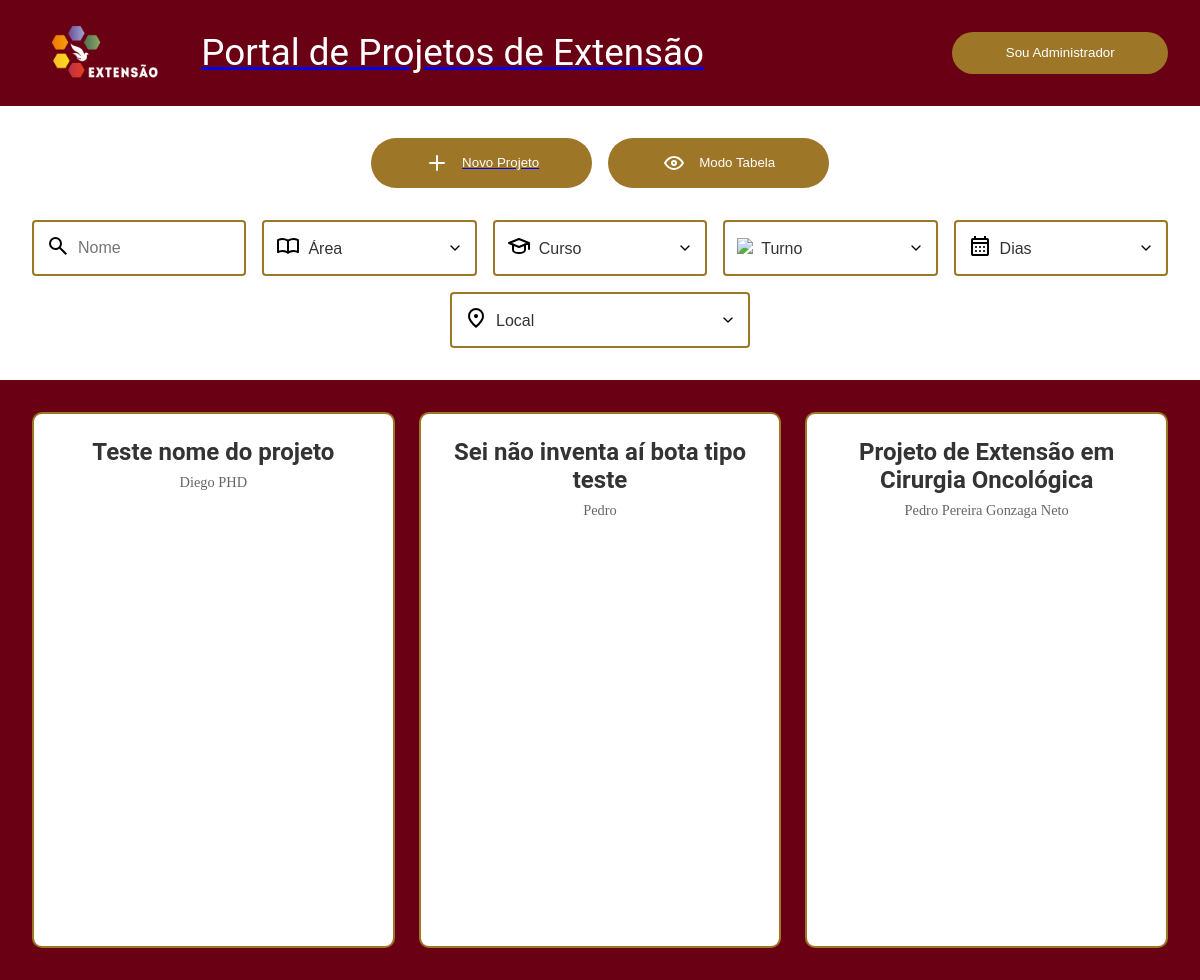
The page /admin on the database its author committed.
### portalExtensaoUnicap_app/models.py (models this page shows, shortened)
class projeto(models.Model):
    id=models.BigAutoField(primary_key=True)
    identificacao_unica=models.TextField(max_length=9, blank=False, null=False)
    titulo=models.TextField(max_length=300, blank=False, null=False)
    proposta=models.TextField(max_length=3000, blank=False, null=False)
    curso=models.TextField(max_length=150, blank=False, null=False)
    coordenador=models.TextField(max_length=150, blank=False, null=False)
    ch_total=models.IntegerField(blank=False, null=False)
    ch_semanal_docente=models.IntegerField(blank=False, null=False)
    ch_semanal_estudante=models.IntegerField(blank=False, null=False)
    data_inicio=models.DateField(auto_now=False, auto_now_add=False)
    data_termino=models.DateField(auto_now=False, auto_now_add=False)
    instagram=models.TextField(blank=True)
    contato=models.TextField(blank=False)
    formulario=models.TextField(blank=True)

### portalExtensaoUnicap_app/views.py (the view)
# urls.py: path('admin', views.AdminPageView, name='admin'),
def AdminPageView(request):
    projetos = projeto.objects.all()
    return render(request, 'admin-cards.html', {
        'current_page': 'admin-cards',
        'portalExtensaoUnicap_app_projetos': projetos
    })

### portalExtensaoUnicap_app/templates/admin-cards.html (shortened to what this page needs)
{% extends 'admin-base.html' %}
{% load static %}
{% block projetos %}
<div id="project-grid" class="projects-grid">
    {% for projeto in portalExtensaoUnicap_app_projetos %}
    <a href="{% url 'project' projeto.id %}" class="project-card">
        <h2>{{ projeto.titulo }}</h2>
        <p class="professor">{{ projeto.coordenador }}</p>
    </a>
    {% empty %}
    <p style="text-align: center;">Nenhum projeto cadastrado ainda.</p>
    {% endfor %}
</div>
{% endblock %}

### portalExtensaoUnicap_app/static/style.css (style rules this page uses)
:root { --main-color:#690013; --accent-color:#9D7628; --text-color:#fff; --text-size:1em; --h1-size:2.3em; --border-radius:28px; }
h2 { font-size: 1.8em; }
h1,h2,h3,h4 { font-family: 'Roboto', sans-serif; }
* { margin: 0; padding: 0; box-sizing: border-box; }
body { font-size: var(--text-size); margin: 0; min-height: 100vh; display: flex; flex-direction: column; }
.projects-grid { width: 100%; min-height: calc(100vh - 200px); margin: 0; padding: 2rem; background-color: var(--main-color); display: grid; grid-template-columns: repeat(auto-fill, minmax(280px, 1fr)); gap: 1.5rem; }
.project-card { background-color: var(--text-color); border-radius: 10px; padding: 1.5rem; border: 2px solid var(--accent-color); text-decoration: none; color: inherit; display: block; transition: transform 0.3s ease, box-shadow 0.3s ease; }
.project-card h2 { color: #333; margin-bottom: 0.5rem; font-size: 1.5rem; text-align: center; }
.professor { color: #666; font-size: 0.9rem; margin-bottom: 1rem; text-align: center; }

### rows shown on the page
projeto: titulo "Teste nome do projeto", coordenador "Diego PHD"
projeto: titulo "Sei não inventa aí bota tipo teste", coordenador "Pedro"
projeto: titulo "Projeto de Extensão em Cirurgia Oncológica", coordenador "Pedro Pereira Gonzaga Neto"
